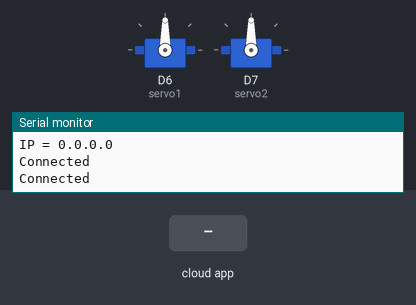
Simulated run of this sketch. Board: ESP8266 (NodeMCU). Parts: 2 × servo, the last lines printed to the serial monitor. The test bench sets the inputs (shaded band). WiFi joins after 1.5 s; servers stay silent unless stated; the ROS host is connected and sends only what is stated.

Above: at 2.7 s.
2.8 s: the phone or cloud app sets linear.x to 100
At 4.7 s:
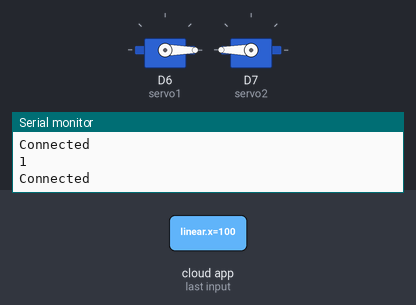
5.0 s: the phone or cloud app sets linear.x to -100
At 6.5 s:
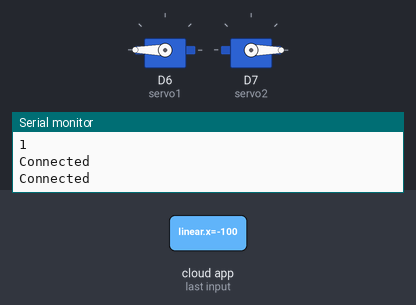
7.0 s: the phone or cloud app sets linear.x to 0
At 8.0 s:
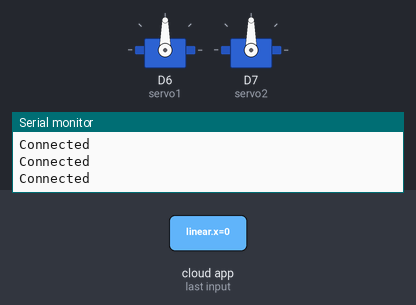
9.0 s: the phone or cloud app sets angular.z to -100
At 10.7 s:
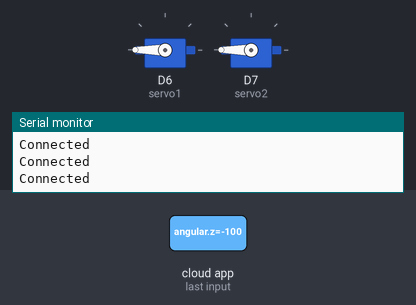
11.0 s: the phone or cloud app sets angular.z to 100
At 12.4 s:
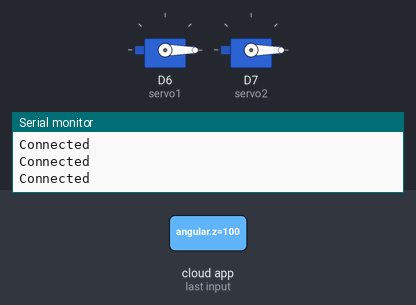
13.0 s: the phone or cloud app sets angular.z to 0
At 14.0 s:
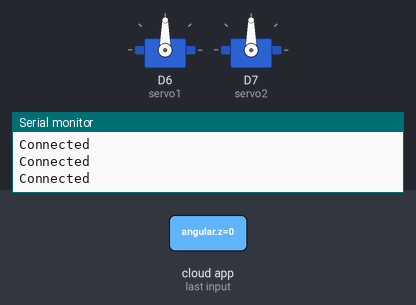
Timing chart, 0 to 16.0 s (numbered marks = the images above; inputs shaded):
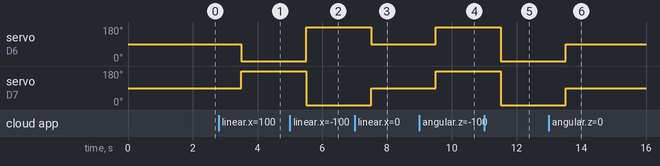

Measured:
- after the input at 2.8 s, servo on D6 (servo1): 90° → 0° after 0.71 s; servo on D7 (servo2): 90° → 180° after 0.71 s
- after the input at 5.0 s, servo on D6 (servo1): 0° → 180° after 0.51 s; servo on D7 (servo2): 180° → 0° after 0.51 s
- after the input at 7.0 s, servo on D6 (servo1): 180° → 90° after 0.51 s; servo on D7 (servo2): 0° → 90° after 0.51 s
- after the input at 9.0 s, servo on D6 (servo1), servo on D7 (servo2): 90° → 180° after 0.51 s
- after the input at 11.0 s, servo on D6 (servo1), servo on D7 (servo2): 180° → 0° after 0.51 s
- after the input at 13.0 s, servo on D6 (servo1), servo on D7 (servo2): 0° → 90° after 0.51 s

The sketch:

Esp8266RosServoControl.ino
```cpp
/*
 * rosserial Publisher Example
 * Control robot via keyboard :  rosrun teleop_twist_keyboard teleop_twist_keyboard.py
 * messages are subscribed to "cmd_vel".
 * These commands are used in arduino. See code : esp8266RosServoControl.ino
 * Because servo's are mounted in mirror, you need to switch direction. So servo's run in same direction.
 * This intend to connect to a Wifi Access Point
 * and a rosserial socket server.
 * You can launch the rosserial socket server with
 * roslaunch rosserial_server socket.launch
 * The default port is 11411
 *
 */

#if (ARDUINO >= 100)
 #include <Arduino.h>
#else
 #include <WProgram.h>
#endif

#include <ESP8266WiFi.h>
#include <ros.h>
#include <std_msgs/String.h>
#include <Servo.h>
#include <std_msgs/UInt16.h>
#include <geometry_msgs/Twist.h>


const char* ssid     = "xxxxxx";
const char* password = "xxxxxx";
// Set the rosserial socket server IP address
IPAddress server(192,168,0,13);
// Set the rosserial socket server port
const uint16_t serverPort = 11411;

ros::NodeHandle nh;
// Make a chatter publisher
std_msgs::String str_msg;
ros::Publisher chatter("chatter", &str_msg);

Servo servo1;
Servo servo2;

void roverCallBack(const geometry_msgs::Twist& cmd_vel)
{

  if(cmd_vel.linear.x > 0 && cmd_vel.angular.z == 0)
  {
    // forward
    Serial.println("1");
    servo1.write(0);
    servo2.write(180);
  }
  else
  {
    if(cmd_vel.linear.x == 0 && cmd_vel.angular.z > 0)
    {
      // left
      servo1.write(0);
      servo2.write(0);
    }
    else
    {
      if(cmd_vel.linear.x == 0 && cmd_vel.angular.z == 0)
      {
        //stop
        servo1.write(90);
        servo2.write(90);
      }
      else
      {
        if(cmd_vel.linear.x == 0 && cmd_vel.angular.z < 0)
        {
          // right
          servo1.write(180);
          servo2.write(180);
        }
        else
        {
          if(cmd_vel.linear.x < 0 && cmd_vel.angular.z == 0)
          {
            // back
            servo1.write(180);
            servo2.write(0);
          }
          else
          {
            //Serial.println("6");
          }
        }
      }
    }
  }
}


ros::Subscriber <geometry_msgs::Twist> sub("cmd_vel", roverCallBack);

// Be polite and say hello
char hello[13] = "hello world!";

void setup()
{
  // Use ESP8266 serial to monitor the process
  Serial.begin(115200);
  Serial.println();
  Serial.print("Connecting to ");
  Serial.println(ssid);

  // Connect the ESP8266 the the wifi AP
  WiFi.begin(ssid, password);
  while (WiFi.status() != WL_CONNECTED) {
    delay(500);
    Serial.print(".");
  }
  Serial.println("");
  Serial.println("WiFi connected");
  Serial.println("IP address: ");
  Serial.println(WiFi.localIP());

  // Set the connection to rosserial socket server
  nh.getHardware()->setConnection(server, serverPort);
  nh.initNode();

  // Another way to get IP
  Serial.print("IP = ");
  Serial.println(nh.getHardware()->getLocalIP());

  // Start to be polite
  nh.advertise(chatter);
  nh.subscribe(sub);

  servo1.attach(D6);
  servo2.attach(D7);

  servo1.write(90); //set servo angle, should be from 0-180

}

void loop()
{

  if (nh.connected()) {
    Serial.println("Connected");
    // Say hello
    str_msg.data = hello;
    chatter.publish( &str_msg );
  } else {
    Serial.println("Not Connected");
  }
  nh.spinOnce();
  // Loop exproximativly at 1Hz
  delay(1000);
}
```

neo.cpp
```cpp
#include <Adafruit_NeoPixel.h>

const int NR_OF_PIXELS = 5;
const int PIN = 3;
Adafruit_NeoPixel strip = Adafruit_NeoPixel(NR_OF_PIXELS, PIN, NEO_GRB + NEO_KHZ800);

void setup()
{
Serial.begin(9600);
pinMode(PIN, OUTPUT);
strip.begin();
strip.show();
}

void loop() {
for (int i = 0; i < NR_OF_PIXELS; i++)
{
strip.setPixelColor(i, 255, 0, 0); //Zet pixel i op RGB waarde 255, 0, 0
strip.show(); //voor de aanpassing door naar de strip
delay(200);


/* for (int j = 0; j <= 255; j+=50)/*
/* {
for (int k = 0; k <= 255; k+=50)
{

 for (int l = 0; l <= 255; l+=50)
{
strip.setPixelColor(i, j, k, l); //Zet pixel i op RGB waarde 255, 0, 0
strip.show(); //voor de aanpassing door naar de strip
delay(50);
}
}
}*/
strip.setPixelColor(i, 255, 0, 0); //Zet pixel i op RGB waarde 255, 0, 0
strip.show(); //voor de aanpassing door naar de strip
delay(50);

 }
strip.clear(); // zet alle pixels af
delay(1000);
}
```
